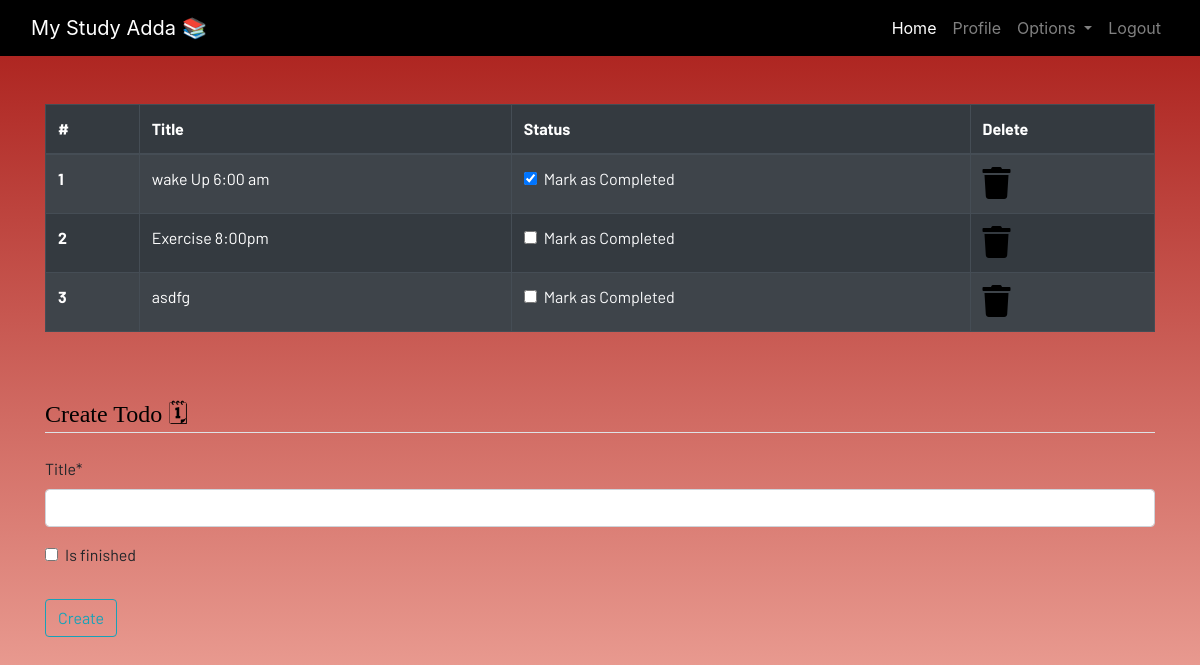
The app's page /todo (signed in) with its own data.
### portaldashboard/models.py (models this page shows, shortened)
class Todo(models.Model):
    user=models.ForeignKey(User,on_delete=models.CASCADE)
    title=models.CharField(max_length=200)
    is_finished=models.BooleanField(default=False)

### portaldashboard/views.py (the view)
# urls.py: path('todo', views.todo,name="todo"),
@login_required
def todo(request):
    if request.method=="POST":
        form=TodoForm(request.POST)
        if form.is_valid():
            try:
                finished=request.POST['is_finished']
                if finished=='on':
                    finished=True
                else:
                    finished=False
            except:
                finished=False
            todo=Todo(user=request.user,title=request.POST['title'],is_finished=finished)
            todo.save()
            messages.success(request,f"Todo added from {request.user.username} Successfully!!!")
    else:
        form=TodoForm()
    todo=Todo.objects.filter(user=request.user)
    if len(todo) == 0:
        todo_done=True
    else:
        todo_done=False
    context={'todos':todo,'form':form,'todo_done':todo_done}
    return render(request,"dashboard/todo.html",context)

### portaldashboard/forms.py
class TodoForm(forms.ModelForm):
    class Meta:
        model=Todo
        fields=['title','is_finished']

### portaldashboard/templates/dashboard/todo.html (shortened to what this page needs)
{% extends 'dashboard/base.html' %}
{% load static %}
{% block content %}
{% load crispy_forms_tags %}
<div class="container">
    {% if not todo_done %}
    <table class="table table-striped table-bordered table-hover table-dark">
        <thead>
            <tr>
                <th scope="col">#</th>
                <th scope="col">Title</th>
                <th scope="col">Status</th>
                <th scope="col">Delete</th>
            </tr>
        </thead>
        <tbody>
            {% for todo in todos %}
            <tr>
                <th scope="row">{{forloop.counter}}</th>
                <td>{{todo.title}}</td>
                <td>
                    <a href="{% url 'update-todo' todo.id %}">
                        <div class="form-check">
                            {% if todo.is_finished == True %}
                            <input class="form-check-input" type="checkbox" value="" checked>
                            {% else %}
                            <input class="form-check-input" type="checkbox" value="">
                            {% endif %}
                            <label class="form-check-label text-light" for="flexCheckDefault">
                                Mark as Completed
                            </label>
                        </div>
                    </a>
                </td>
                <td><a href="{% url 'delete-todo' todo.id %}"><i class="fa fa-trash fa-2x"></i></a></td>
            </tr>
            {% endfor %}
        </tbody>
    </table>
    {% else %}
    <h4>All tasks have been done!! create to add more</h4>
    {% endif %}
</div><br><br>
<div class="container">
    <form method="POST">
        <fieldset class="form-group">
            <legend class="border-bottom mb-4" style="font-family:serif; color:black;">Create Todo &#128467</legend>
            {{form|crispy}}
        </fieldset>
        <div class="form-group">
            <button href="" class="btn btn-outline-info" type="submit">
                Create
            </button>
        </div>
    </form>
</div>
{% endblock content %}

### static/css/main.css (style rules this page uses)
html { scroll-behavior: smooth; height: 100%; width: 100%; }
a { text-decoration: none !important; color: black; }
html, body { max-width: 100%; overflow-x: hidden; height: 100%; width: 100%; }
body { background: linear-gradient(rgba(151, 6, 6, 0.829), rgba(235, 227, 227, 0.5)); overflow-x: hidden; background-repeat: no-repeat; }
.fa { color: black; }

### records on screen
Todo: title "wake Up 6:00 am"
Todo: title "Exercise 8:00pm"
Todo: title "asdfg"
